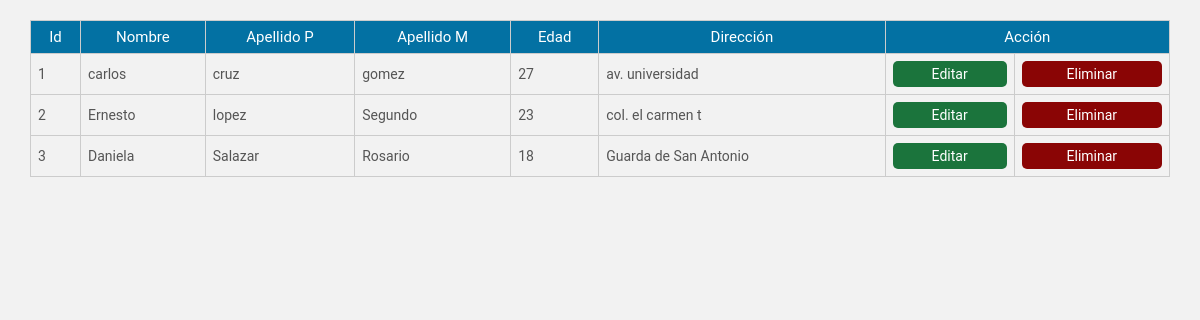
The page /users.php on the database its author committed.
### tables this page shows
CREATE TABLE `users` (
  `id_user` int(11) NOT NULL,
  `nombre` varchar(30) NOT NULL,
  `app` varchar(20) NOT NULL,
  `apm` varchar(20) NOT NULL,
  `edad` int(11) NOT NULL,
  `direccion` varchar(50) NOT NULL
);

### users.php (the view, shortened to what this page needs)
<?php
	include_once 'conex.php';
	$sql = $con->prepare('SELECT * FROM users');
	$sql->execute();
	$resultado = $sql->fetchAll();
?>
<!DOCTYPE html>
<html lang="es">
<head>
    <link rel="stylesheet" href="css/estilos.css">
</head>
<body>
<div class="contenedor">
    <table>
			<tr class="head">
				<td>Id </td>
                <td>Nombre</td>
                <td>Apellido P</td>
                <td>Apellido M</td>
                <td>Edad</td>
				<td>Dirección</td>
				<td colspan="2">Acción</td>
            </tr>
            <?php foreach($resultado as $fila):?>
				<tr>
					<td><?php echo $fila['id_user']; ?></td>
                    <td><?php echo $fila['1']; ?></td>
                    <td><?php echo $fila['2']; ?></td>
					<td><?php echo $fila['3']; ?></td>
                    <td><?php echo $fila['4']; ?></td>
                    <td><?php echo $fila['5']; ?></td>
					<td><a href="for_up.php?id_user=<?php echo $fila['id_user']; ?>"  class="btn__update" >Editar</a></td>
					<td><a href="eliminar_registro.php?id=<?php echo $fila['id_user']; ?>" class="btn__delete">Eliminar</a></td>
				</tr>
			<?php endforeach ?>
		</table>
    </div>
</body>
</html>

### css/estilos.css (style rules this page uses)
* { padding: 0; margin: 0; box-sizing: border-box; }
body { font-family: "Roboto",sans-serif; font-size: 16px; background: #f2f2f2; }
a { text-decoration: none; }
.contenedor { width: 95%; max-width: 1200px; margin: 20px auto; overflow: hidden; }
table { width: 100%; border-collapse: collapse; }
table .head { background: rgb(3, 113, 163); }
table .head td { color: #fff; font-family: "Roboto",sans-serif; font-size: 15px; text-align: center; }
table tr td { border:1px solid #ccc; padding: 7px; font-size: 14px; color: #555; }
.btn__update { display: block; font-size: 14px; background: #1b743c; color: #fff; border-radius: 5px; padding: 5px 10px; text-align: center; }
.btn__delete { display: block; font-size: 14px; background: #8a0505; color: #fff; border-radius: 5px; padding: 5px 10px; text-align: center; outline: none; border: none; }

### rows shown on the page
users: id_user "1", nombre "carlos", app "cruz", apm "gomez", edad "27", direccion "av. universidad"
users: id_user "2", nombre "Ernesto", app "lopez", apm "Segundo", edad "23", direccion "col. el carmen t"
users: id_user "3", nombre "Daniela", app "Salazar", apm "Rosario", edad "18", direccion "Guarda de San Antonio"
